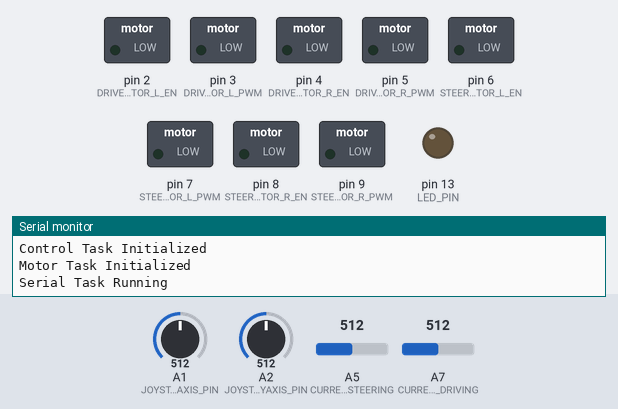
The sketch below on a simulated Arduino Nano, built with avr-gcc and run on an emulated ATmega328P. Shown: switched loads named in the sketch (green lamp = pin HIGH), output pins drawn as LEDs (lit = HIGH), the last lines printed to the serial monitor. Dashed ring = blinking. Inputs (shaded band) come from the test bench; at power-on: A1 (JOYSTICK_XAXIS_PIN) = 512, A2 (JOYSTICK_YAXIS_PIN) = 512, A5 (CURRENTSENSOR_STEERING) = 512, A7 (CURRENTSENSOR_DRIVING) = 512.

Above: at 1.2 s.
1.3 s: A1 (JOYSTICK_XAXIS_PIN) set to 551
4.3 s: A1 (JOYSTICK_XAXIS_PIN) set to 584
At 6.3 s:
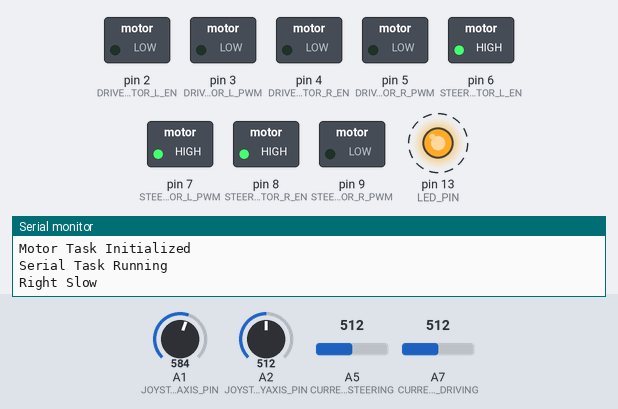
7.3 s: A2 (JOYSTICK_YAXIS_PIN) set to 555
9.5 s: A2 (JOYSTICK_YAXIS_PIN) set to 576
At 10.6 s:
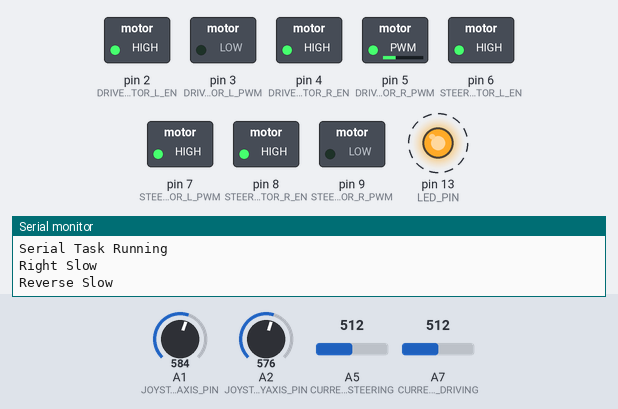
12.5 s: A2 (JOYSTICK_YAXIS_PIN) set to 30
At 14.8 s:
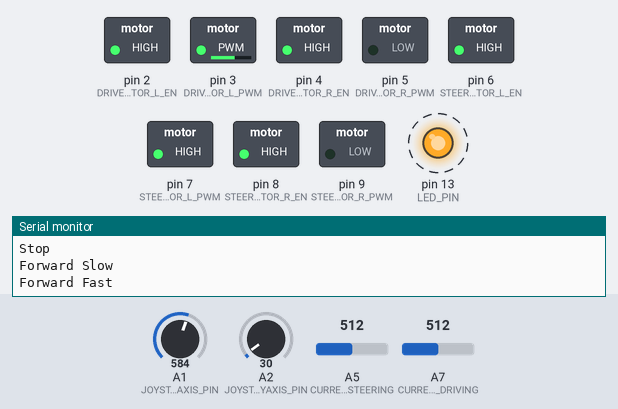
15.5 s: A2 (JOYSTICK_YAXIS_PIN) set to 164
17.6 s: A2 (JOYSTICK_YAXIS_PIN) set to 188
At 20.8 s:
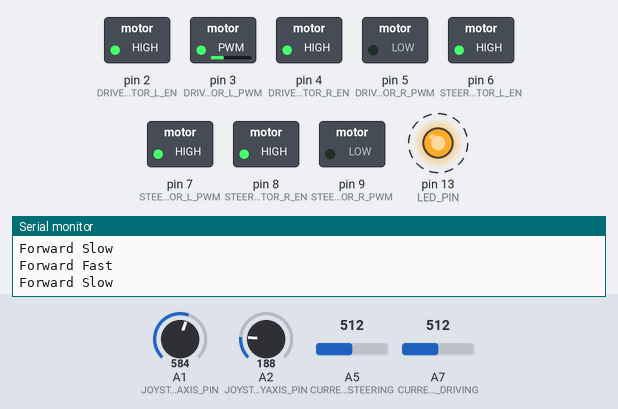
Timing chart, 0 to 21.6 s (numbered marks = the images above; inputs shaded):
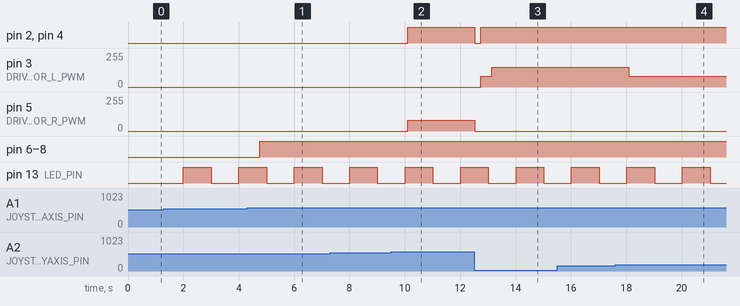

Measured:
- the behaviour switches between 568 and 569 on A1 (JOYSTICK_XAXIS_PIN) (found by bisection; images 0 and 1)
- the behaviour switches between 568 and 569 on A2 (JOYSTICK_YAXIS_PIN) (found by bisection; images 1 and 2)
- the behaviour switches between 175 and 176 on A2 (JOYSTICK_YAXIS_PIN) (found by bisection; images 3 and 4)
- after the input at 4.3 s, pin 6 (STEER_MOTOR_L_EN), pin 7 (STEER_MOTOR_L_PWM), pin 8 (STEER_MOTOR_R_EN): LOW → HIGH after 0.45 s
- after the input at 9.5 s, pin 2 (DRIVE_MOTOR_L_EN), pin 4 (DRIVE_MOTOR_R_EN): LOW → HIGH after 0.61 s; pin 5 (DRIVE_MOTOR_R_PWM): 0/255 → 80/255 after 0.61 s
- after the input at 12.5 s, pin 2 (DRIVE_MOTOR_L_EN), pin 4 (DRIVE_MOTOR_R_EN): HIGH → LOW at once, → HIGH 0.20 s later; pin 3 (DRIVE_MOTOR_L_PWM): 0/255 → 80/255 after 0.23 s, → 150/255 0.40 s later; pin 5 (DRIVE_MOTOR_R_PWM): 80/255 → 0/255 at once
- after the input at 17.6 s, pin 3 (DRIVE_MOTOR_L_PWM): 150/255 → 80/255 after 0.49 s
- by itself, pin 13 (LED_PIN): alternates HIGH for 1.0 s and LOW for 1.0 s

The sketch:

GoBabyGo-PinkJeep.ino
```cpp
/*******************************************
 *
 *    Go-Baby-Go Pink Jeep Source Code
 *  New England Insititute of Technology
 *
 * Author: Joseph Gundel
 *
 *      2/9/2019
 *  Name: GoBabyGo-PinkJeep.ino
 *  Description:
 *    Main Module (Runs Setup and Scheduler)
 *
 *******************************************/
const int LED_PIN = 13;


//Common shared function prototypes
uint32_t getXval();
uint32_t getYval();


/********************* Tasks *************************/
void blinkLED(void);
void sensorTask(void);
void controlTask(void);
void motorTask(void);


/********************* Scheduling Related Variables *************************/

#define INTERVAL_ALWAYS 0
#define INTERVAL_100ms 100
#define INTERVAL_500ms 500
#define INTERVAL_1000ms 1000

typedef struct _task
{
  uint16_t interval;
  uint32_t lastTick;
  void (*func)(void);
} TaskType;


static TaskType *pTask = NULL;
static uint8_t taskIndex = 0;


/*********    TASk Table (insert Tasks into Table **********************/
static TaskType Tasks[] = {
  {INTERVAL_1000ms, 0, blinkLED},
  {INTERVAL_100ms,  0, sensorTask},
  {INTERVAL_ALWAYS,  0, controlTask},
  {INTERVAL_ALWAYS,  0, motorTask},

};

const uint8_t numOfTasks = sizeof(Tasks) / sizeof(*Tasks);

TaskType *getTable(void)
{
  return Tasks;
}


/*
 *   Function Name: Setup
 *
 *   Description: Setup function, Initialized LED, Serial port and
 *     task scheduler structures
 */
void setup()
{
   pinMode(LED_PIN,OUTPUT);
   Serial.begin(9600);
   pTask = getTable();
   if(NULL == pTask)
   {
      //Error
      while(1);
   }
}


/*
 *   Function Name: Loop
 *
 *   Description: Scheduler- Calls tasks at stated intervals
 *
 */
void loop()
{
  for(taskIndex = 0; taskIndex <numOfTasks; taskIndex++)
  {
     //Run primitive Scheduler
     if(0 == pTask[taskIndex].interval)
     {
        //run every loop
        (*pTask[taskIndex].func)();
     }
     else if((millis() - pTask[taskIndex].lastTick) > pTask[taskIndex].interval)
     {
        (*pTask[taskIndex].func)();
        pTask[taskIndex].lastTick = millis();
     }
  }
}


/*
 *   Function Name: blinkLED
 *
 *   Description: Blinks LED 1000ms
 *
 */
void blinkLED(void)
{
  static bool ledState = false;
  digitalWrite(LED_PIN, ledState);
  if(ledState == true)
    ledState=false;
  else
    ledState = true;
}
```

Control.ino
```cpp
/*******************************************
 *
 *    Go-Baby-Go Pink Jeep Source Code
 *  New England Insititute of Technology
 *
 * Author: Joseph Gundel
 *
 *      2/9/2019
 *  Name: Control.ino
 *  Description:
 *    Control Module
 *    (Runs Steering and Driving Controls)
 *    Signals MotorControl Task
 *
 *******************************************/


//Uncomment Below to disable Drive Motor
//#define DISABLE_DRIVE
//Uncomment Below to disable Steer Motor
//#define DISABLE_STEERING


//Steering Thresholds
#define LEFT_THRESHOLD_FAST 200
#define LEFT_THRESHOLD_SLOW 450
#define RIGHT_THRESHOLD_SLOW 650
#define RIGHT_THRESHOLD_FAST 900

//Driving Thresholds
#define FORWARD_THRESHOLD_FAST 200
#define FORWARD_THRESHOLD_SLOW 450
#define REVERSE_THRESHOLD_SLOW 650
#define REVERSE_THRESHOLD_FAST 950


//Flags for MotorControl Task signalling
bool gUpdateDriveFlag = false;
bool gUpdateSteerFlag = false;


typedef enum {
  FORWARD_FAST,
  FORWARD_SLOW,
  STOP,
  REVERSE_SLOW,
  REVERSE_FAST
} DRIVE_DIRECTION;


typedef enum {
  LEFT_FAST,
  LEFT_SLOW,
  STRAIGHT,
  RIGHT_SLOW,
  RIGHT_FAST
} STEERING_DIRECTION;


typedef struct _control {
  DRIVE_DIRECTION drive;
  STEERING_DIRECTION steer;
} CONTROL;

static CONTROL controlStruct;
/*
 * Initialization Function for Control Module
 * Should only run once
 */
void initControl(void)
{
  static bool ranInit = false;
  if(true == ranInit)
    return;

  ranInit = true;
  controlStruct.drive = STOP;
  controlStruct.steer = STRAIGHT;
  Serial.println("Control Task Initialized");
}

#define WAIT_FOR_ROLLING_AVERAGE_TO_UPDATE 2000
uint32_t controlTaskTimer = 0;

/*
 *   Function Name: controlTask(void)
 *
 *   Description: TASK-> controlTask
 *      Contains logic for Forward-Reverse and
 *      Left-Right Steering
 *
 */
void controlTask(void)
{
   initControl(); // only runs once

   //Wait for Sensor Thread to Populate rolling Average (Only at Startup)
   if(millis() < WAIT_FOR_ROLLING_AVERAGE_TO_UPDATE)
      return;

    if(true == checkSteering())
    {
      printSteering();
#ifndef DISABLE_STEERING
      gUpdateSteerFlag = true;
#endif
    }
    if(true == checkDriving())
    {
      printDriving();
#ifndef DISABLE_DRIVE
      gUpdateDriveFlag = true;
#endif
    }
}


/*
 *   Function Name: checkSteering(void)
 *
 *   Description: Checks Steering Sensors
 *    Returns True if Steering has changed
 *    and updates Steering in main Control
 *    Structure
 *
 */
static bool checkSteering(void)
{
  bool retVal = false;
  uint32_t xVal = getXval();
  static CONTROL temp = {STOP , STRAIGHT};

  if(xVal <= LEFT_THRESHOLD_FAST)
  {
    controlStruct.steer = LEFT_FAST;
  }
  else if(xVal <= LEFT_THRESHOLD_SLOW)
  {
    controlStruct.steer = LEFT_SLOW;
  }
  else if(xVal >= RIGHT_THRESHOLD_FAST)
  {
    controlStruct.steer = RIGHT_FAST;
  }
  else if(xVal >= RIGHT_THRESHOLD_SLOW)
  {
    controlStruct.steer = RIGHT_SLOW;
  }
  else
  {
    controlStruct.steer = STRAIGHT;
  }
  if(temp.steer != controlStruct.steer)
  {
    temp.steer = controlStruct.steer;
    retVal = true;
  }
  return retVal;
}


/*
 *   Function Name: checkDriving(void)
 *
 *   Description: Checks Driving Sensors
 *    Returns True if Driving has changed
 *    and updates Driving in main Control
 *    Structure
 *
 */
static bool checkDriving(void)
{
  bool retVal = false;
  uint32_t yVal = getYval();
  static CONTROL temp = {STOP , STRAIGHT};

  if(yVal <= FORWARD_THRESHOLD_FAST)
  {
    controlStruct.drive = FORWARD_FAST;
  }
  else if(yVal <= FORWARD_THRESHOLD_SLOW)
  {
    controlStruct.drive = FORWARD_SLOW;
  }
  else if(yVal >= REVERSE_THRESHOLD_FAST)
  {
    controlStruct.drive = REVERSE_FAST;
  }
  else if(yVal >= REVERSE_THRESHOLD_SLOW)
  {
    controlStruct.drive = REVERSE_SLOW;
  }
  else
  {
    controlStruct.drive = STOP;
  }
  if(temp.drive != controlStruct.drive)
  {
    temp.drive = controlStruct.drive;
    retVal = true;
  }
  return retVal;
}


/*
 *   Function Name: printSteering(void)
 *
 *   Description: Prints Steering to
 *   Debug port
 *
 */
void printSteering(void)
{
  switch(controlStruct.steer)
  {
    case LEFT_FAST:
      Serial.println("Left Fast");
     break;
    case LEFT_SLOW:
      Serial.println("Left Slow");
     break;
    case RIGHT_FAST:
      Serial.println("Right Fast");
     break;
    case RIGHT_SLOW:
      Serial.println("Right Slow");
     break;
    case STRAIGHT:
      Serial.println("Straight");
     break;
  }
}


/*
 *   Function Name: printDriving(void)
 *
 *   Description: Prints Driving to
 *   Debug port
 *
 */
void printDriving(void)
{
  switch(controlStruct.drive)
  {
    case FORWARD_FAST:
      Serial.println("Forward Fast");
     break;
    case FORWARD_SLOW:
      Serial.println("Forward Slow");
     break;
    case REVERSE_FAST:
      Serial.println("Reverse Fast");
     break;
    case REVERSE_SLOW:
      Serial.println("Reverse Slow");
     break;
    case STOP:
      Serial.println("Stop");
     break;
  }
}

//*************** Public APIs ****************/
//Returns Direction Info(Left, Right, or Straight)
uint32_t getDirection()
{
  return controlStruct.steer;
}

//Returns Drive Info (Forward, Reverse, Stop)
uint32_t getDrive()
{
  return controlStruct.drive;
}
```

MotorControl.ino
```cpp
/*******************************************
 *
 *    Go-Baby-Go Pink Jeep Source Code
 *  New England Insititute of Technology
 *
 * Author: Joseph Gundel
 *
 *      2/9/2019
 *  Name: GoBabyGo-PinkJeep.ino
 *  Description:
 *    MotorControl Module (Controls Motors)
 *    Receives Control Task Flags
 *
 *******************************************/

//Pin Assignements
const int DRIVE_MOTOR_L_EN = 2;
const int DRIVE_MOTOR_R_EN = 4;
const int DRIVE_MOTOR_L_PWM = 3;
const int DRIVE_MOTOR_R_PWM = 5;

const int STEER_MOTOR_L_EN = 6;
const int STEER_MOTOR_R_EN = 8;
const int STEER_MOTOR_L_PWM = 7;
const int STEER_MOTOR_R_PWM = 9;


//Default PWM Speeds (0-255)

#define DRIVE_PWM_SLOW 80
#define DRIVE_PWM_FAST 150
#define STEER_PWM_FAST 100
#define STEER_PWM_SLOW 200


/*
 *   Function Name: initMotor(void)
 *
 *   Description: intializes Motor Task
 *   Configure Motor IO Pins
 *
 */
void initMotor(void)
{
  static bool ranInit = false;
  if(true == ranInit)
    return;

  ranInit = true;

  pinMode(DRIVE_MOTOR_L_EN,OUTPUT);
  pinMode(DRIVE_MOTOR_R_EN,OUTPUT);
  pinMode(DRIVE_MOTOR_L_PWM,OUTPUT);
  pinMode(DRIVE_MOTOR_R_PWM,OUTPUT);

  pinMode(STEER_MOTOR_L_EN,OUTPUT);
  pinMode(STEER_MOTOR_R_EN,OUTPUT);
  pinMode(STEER_MOTOR_L_PWM,OUTPUT);
  pinMode(STEER_MOTOR_R_PWM,OUTPUT);
  Stop();
  Serial.println("Motor Task Initialized");

}


/*
 *   Function Name: motorTask(void)
 *
 *   Description: MotorTask is responsible
 *   for controlling Motors
 *   Receives Flags from Control Task
 *
 */
void motorTask(void)
{
  initMotor();
  if(true == gUpdateDriveFlag)
  {
    gUpdateDriveFlag = false;
    switch(getDrive())
    {
      case FORWARD_FAST:
        driveForward(true);
      break;
      case FORWARD_SLOW:
        driveForward(false);
      break;
      case REVERSE_FAST:
        driveReverse(true);
      break;
      case REVERSE_SLOW:
        driveReverse(false);
      break;
      case STOP:
        Stop();
      break;
    }
  }
  if(true == gUpdateSteerFlag)
  {
    gUpdateDriveFlag = false;
    switch(getDirection())
    {
      case LEFT_FAST:
        driveLeft(true);
      break;
      case LEFT_SLOW:
        driveLeft(false);
      break;
      case RIGHT_FAST:
        driveRight(true);
      break;
      case RIGHT_SLOW:
        driveRight(false);
      break;
      case STRAIGHT:
        Straight();
      break;
    }
  }
}


/*
 *   Function Name: Stop(void)
 *
 *   Description: Sets Motor Control
 *   pins LOW (STOPS Motors)
 *
 */
static void Stop(void)
{
  digitalWrite(DRIVE_MOTOR_L_PWM, LOW);
  digitalWrite(DRIVE_MOTOR_R_PWM, LOW);
  digitalWrite(DRIVE_MOTOR_L_EN, LOW);
  digitalWrite(DRIVE_MOTOR_R_EN, LOW);
}

/*
 *   Function Name: driveReverse(bool fast)
 *
 *   Description: Sets Rear Motor to Drive
 *   in Reverse. If fast is true will drive
 *   Fast Speed.
 *
 */
static void driveReverse(bool fast)
{
  if(true == fast)
  {
    analogWrite(DRIVE_MOTOR_R_PWM, DRIVE_PWM_FAST);
    digitalWrite(DRIVE_MOTOR_L_PWM, LOW);
    digitalWrite(DRIVE_MOTOR_L_EN, HIGH);
    digitalWrite(DRIVE_MOTOR_R_EN, HIGH);
  }
  else
  {
    analogWrite(DRIVE_MOTOR_R_PWM, DRIVE_PWM_SLOW);
    digitalWrite(DRIVE_MOTOR_L_PWM, LOW);
    digitalWrite(DRIVE_MOTOR_L_EN, HIGH);
    digitalWrite(DRIVE_MOTOR_R_EN, HIGH);
  }
}


/*
 *   Function Name: driveForward(bool fast)
 *
 *   Description: Sets Rear Motor to Drive
 *   Forward. If fast is true will drive
 *   Fast Speed.
 *
 */
static void driveForward(bool fast)
{
  if(true == fast)
  {
    digitalWrite(DRIVE_MOTOR_R_PWM, LOW);
    analogWrite(DRIVE_MOTOR_L_PWM, DRIVE_PWM_FAST);
    digitalWrite(DRIVE_MOTOR_L_EN, HIGH);
    digitalWrite(DRIVE_MOTOR_R_EN, HIGH);
  }
  else
  {
    digitalWrite(DRIVE_MOTOR_R_PWM, LOW);
    analogWrite(DRIVE_MOTOR_L_PWM, DRIVE_PWM_SLOW);
    digitalWrite(DRIVE_MOTOR_L_EN, HIGH);
    digitalWrite(DRIVE_MOTOR_R_EN, HIGH);
  }
}


/*
 *   Function Name: Straignt(void)
 *
 *   Description: Sets Steering Motor Off
 *
 */
static void Straight(void)
{
  digitalWrite(STEER_MOTOR_L_PWM, LOW);
  digitalWrite(STEER_MOTOR_R_PWM, LOW);
  digitalWrite(STEER_MOTOR_L_EN, LOW);
  digitalWrite(STEER_MOTOR_R_EN, LOW);
}


/*
 *   Function Name: driveLeft(bool fast)
 *
 *   Description: Sets Steering Motor to Drive
 *   Left. If fast is true will drive
 *   Fast Speed.
 *
 */
static void driveLeft(bool fast)
{
  if(true == fast)
  {
    analogWrite(STEER_MOTOR_R_PWM, STEER_PWM_FAST);
    digitalWrite(STEER_MOTOR_L_PWM, LOW);
    digitalWrite(STEER_MOTOR_L_EN, HIGH);
    digitalWrite(STEER_MOTOR_R_EN, HIGH);
  }
  else
  {
    analogWrite(STEER_MOTOR_R_PWM, STEER_PWM_SLOW);
    digitalWrite(STEER_MOTOR_L_PWM, LOW);
    digitalWrite(STEER_MOTOR_L_EN, HIGH);
    digitalWrite(STEER_MOTOR_R_EN, HIGH);
  }
}


/*
 *   Function Name: driveRight(bool fast)
 *
 *   Description: Sets Steering Motor to Drive
 *   Right. If fast is true will drive
 *   Fast Speed.
 *
 */
static void driveRight(bool fast)
{
  if(true == fast)
  {
    digitalWrite(STEER_MOTOR_R_PWM, LOW);
    analogWrite(STEER_MOTOR_L_PWM, STEER_PWM_FAST);
    digitalWrite(STEER_MOTOR_L_EN, HIGH);
    digitalWrite(STEER_MOTOR_R_EN, HIGH);
  }
  else
  {
    digitalWrite(STEER_MOTOR_R_PWM, LOW);
    analogWrite(STEER_MOTOR_L_PWM, STEER_PWM_SLOW);
    digitalWrite(STEER_MOTOR_L_EN, HIGH);
    digitalWrite(STEER_MOTOR_R_EN, HIGH);
  }
}
```

Sensor.ino
```cpp
/*******************************************
 *
 *    Go-Baby-Go Pink Jeep Source Code
 *  New England Insititute of Technology
 *
 * Author: Joseph Gundel
 *
 *      2/9/2019
 *  Name: Sensor.ino
 *  Description: Sensor Module
 *    Samples sensors and calculates Rolling Average
 *
 *******************************************/

//Uncomment below to printout RAW Sensor Readings to Debug port
//#define PRINT_RAW_SENSOR_VALUES 1

//Sensor Pins
const int JOYSTICK_XAXIS_PIN = A1;
const int JOYSTICK_YAXIS_PIN = A2;
const int CURRENTSENSOR_STEERING = A5;
const int CURRENTSENSOR_DRIVING = A7;

#define SERIAL_PRINT_FREQUENCY 2000   //Printout readings every 2 Seconds

static uint32_t avgXval = 0;
static uint32_t avgYval = 0;

//Function Prototypes for Sensor Module
static uint32_t updateRollingAvgX(uint32_t rawData);
static uint32_t updateRollingAvgY(uint32_t rawData);


static uint32_t sensorTaskTimer = 0; //Hold timer for Sensor Tasks

/*
 * Initialization Function for Sensor Module
 * Should only run once
 */
void initSensors(void)
{
  static bool ranInit = false;
  if(true == ranInit)
    return;

  Serial.println("Serial Task Running");
  ranInit = true;
}


/*
 *   Function Name: sensorTask(void)
 *
 *   Description: TASK-> Main Sensor Task
 *   Handles Sampling and Averaging Sensors
 *
 */
void sensorTask(void)
{
  initSensors(); // Only Runs once

  //Sample X Axis (Left-Right)
  uint32_t xAxisRaw = analogRead(JOYSTICK_XAXIS_PIN);
  avgXval = updateRollingAvgX(xAxisRaw);

  //Sample Y Axis (Forward-Reverse)
  uint32_t yAxisRaw = analogRead(JOYSTICK_YAXIS_PIN);
  avgYval = updateRollingAvgY(yAxisRaw);

  //Sample Current Sensors
  uint32_t steeringCurrentRaw = analogRead(CURRENTSENSOR_STEERING);
  uint32_t drivingCurrentRaw = analogRead(CURRENTSENSOR_DRIVING);


#ifdef PRINT_RAW_SENSOR_VALUES
  if((millis() - sensorTaskTimer) > SERIAL_PRINT_FREQUENCY)
  {
    Serial.print(" Xaxis ->");
    Serial.println(xAxisRaw);
    Serial.print(" Yaxis ->");
    Serial.println(yAxisRaw);
    Serial.print(" Steering Current ->");
    Serial.println(steeringCurrentRaw);
    Serial.print(" Driving Current ->");
    Serial.println(drivingCurrentRaw);
    Serial.println();
    Serial.println();
    Serial.println();
    sensorTaskTimer = millis();
  }
#endif

}

/*
 *   Function Name: updateRollingAvgX(uint32_t rawData)
 *
 *   Description: updates and calculates rolling avg
 *   for X-Axis
 *
 */
static uint32_t updateRollingAvgX(uint32_t rawData)
{
  static uint32_t RawVal[8] = {0};
  static uint32_t avg = 0;
  for(int i = 0; i <7; i++)
  {
    RawVal[i] = RawVal[i + 1];
  }
  RawVal[7] = rawData;
  for(int i = 0; i < 8; i++)
  {
    avg = avg + RawVal[i];
  }
  avg = avg / 8;
  return avg;
}


/*
 *   Function Name: updateRollingAvgY(uint32_t rawData)
 *
 *   Description: updates and calculates rolling avg
 *   for Y-Axis
 *
 */
static uint32_t updateRollingAvgY(uint32_t rawData)
{
  static uint32_t RawVal[8] = {0};
  static uint32_t avg = 0;
  for(int i = 0; i <7; i++)
  {
    RawVal[i] = RawVal[i + 1];
  }
  RawVal[7] = rawData;
  for(int i = 0; i < 8; i++)
  {
    avg = avg + RawVal[i];
  }
  avg = avg / 8;
  return avg;
}


//Public API
uint32_t getXval()
{
  return avgXval;
}
uint32_t getYval()
{
  return avgYval;
}
```
